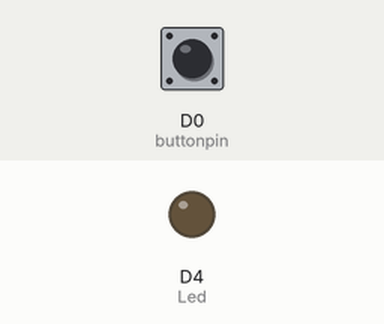
This sketch was run on a simulated ESP8266 (NodeMCU). On the bench: output pins drawn as LEDs (lit = HIGH). The test bench sets the inputs (shaded band); at power-on: D0 (buttonpin) LOW.

Above: at 1.2 s.
1.3 s: D0 (buttonpin) pulled HIGH for 0.15 s
At 1.37 s:
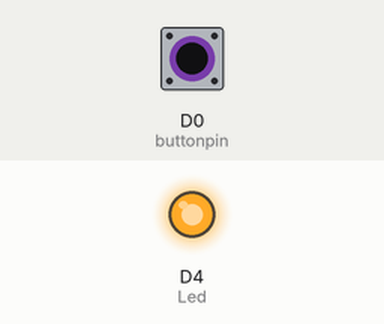
2.9 s: D0 (buttonpin) pulled HIGH for 3.2 s
At 7.0 s:
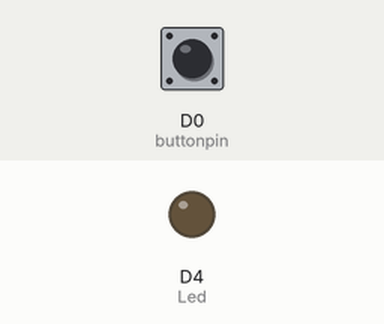
Timing chart, 0 to 8.5 s (numbered marks = the images above; inputs shaded):
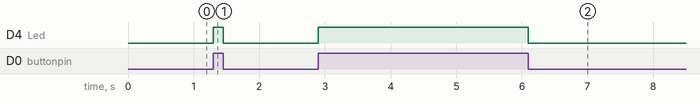

Measured:
- after the input at 1.3 s, D4 (Led): LOW → HIGH at once, → LOW 0.15 s later
- after the input at 2.9 s, D4 (Led): LOW → HIGH at once, → LOW 3.2 s later

The sketch:

s13_Photo_Interrupter.ino
```cpp
/*

Ks0009 keyestudio Photo Interrupter Module

_________________________________
|  SETUP                          |
|Sensor pin  ::    Particle pin   |
|   +        ::        3.3v       |
|   -        ::        GND        |
|   S        ::        D0         |
|   led        ::      D4         |
|   -        ::        GND        |
|_________________________________|


SPECIFICATIONS:

detects presence between the two brackets
can be used as a button

src: https://wiki.keyestudio.com/Ks0009_keyestudio_Photo_Interrupter_Module
*/

#include <math.h>
// photo interrupter module

#define Led D4
#define buttonpin D0

int val ;// define numeric variables val
void setup ()
{
  pinMode (Led, OUTPUT) ;// define LED as output interface
  pinMode (buttonpin, INPUT) ;// define the photo interrupter sensor output interface
}
void loop ()
{
  val = digitalRead (buttonpin) ;// digital interface will be assigned a value of 3 to read val
  if (val == HIGH) // When the light sensor detects a signal is interrupted, LED flashes
  {
    digitalWrite (Led, HIGH);
  }
  else
  {
    digitalWrite (Led, LOW);
  }
}
```
